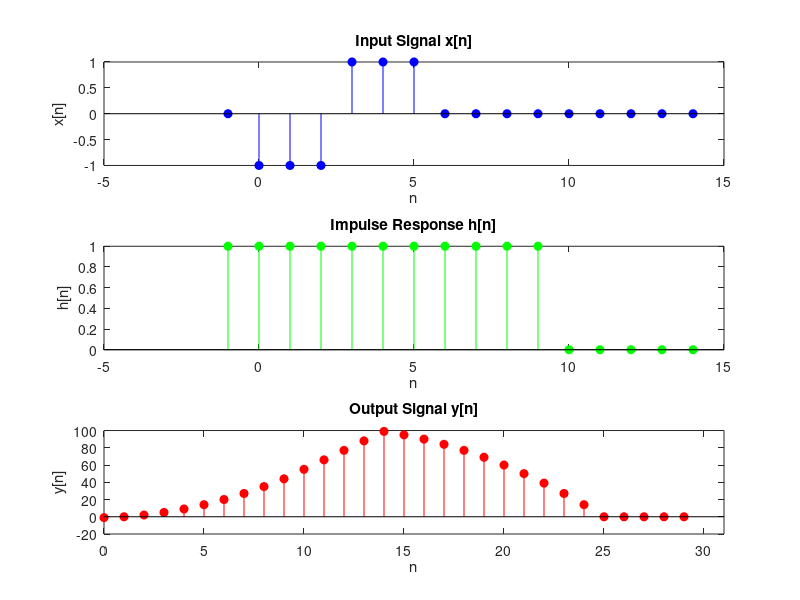

Write the MATLAB code that produced this figure. (Note: this script raises an error after producing the figure.)
%% Drill problem 2.3
clear all; clc

samples = [-1. 0. 1. 2. 3. 4. 5. 6. 7. 8. 9. 10. 11. 12. 13. 14.] ;
input = [ 0 -1 -1 -1  1  1  1  0  0  0  0  0  0  0  0  0] ;
impulse_response = [1 1 1 1 1 1 1 1 1 1 1 0 0 0 0 0] ;
samples_output = [-1. 0. 1. 2. 3. 4. 5. 6. 7. 8. 9. 10. 11. 12. 13. 14. 15. 16. 17. 18. 19. 20. 21. 22. 23. 24. 25. 26. 27. 28. 29];

output = conv(samples, impulse_response);

%% Plotting

subplot(3, 1, 1);
stem(samples, input, 'b', 'filled');
title('Input Signal x[n]');
xlabel('n');
ylabel('x[n]');

subplot(3, 1, 2);
stem(samples, impulse_response, 'g', 'filled');
title('Impulse Response h[n]');
xlabel('n');
ylabel('h[n]');

subplot(3, 1, 3);
stem(samples_output, output, 'r', 'filled');
title('Output Signal y[n]');
xlabel('n');
ylabel('y[n]');

%Better visualization
xlim([0, length(output)]);
sgtitle('Convolution of input x[n]�and impulse response�h[n]');